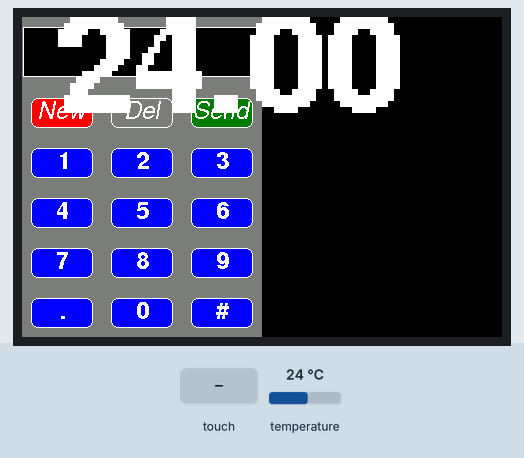
The sketch below on a simulated ESP32. Shown: 480×320 colour display. The inputs (shaded band) are chosen by the test bench; at power-on: temperature 24 °C. What the sketch prints to the serial monitor is not drawn.

Above: at 1.6 s.
1.7 s: screen touched at 13 % across, 30 % down
At 3.5 s:
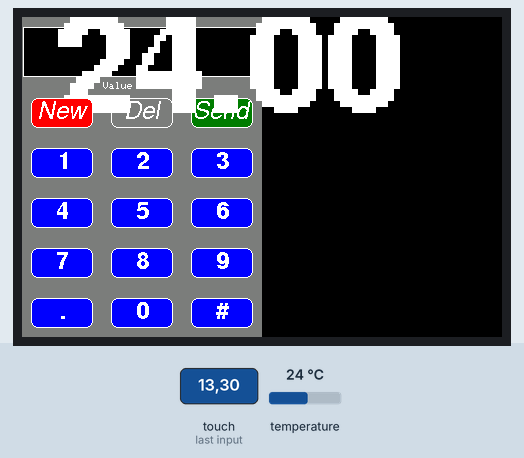
5.6 s: screen touched at 38 % across, 30 % down
At 7.8 s:
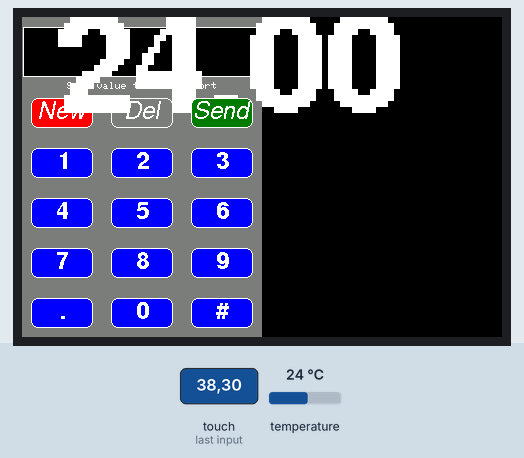
9.6 s: screen touched at 38 % across, 90 % down
At 13.2 s:
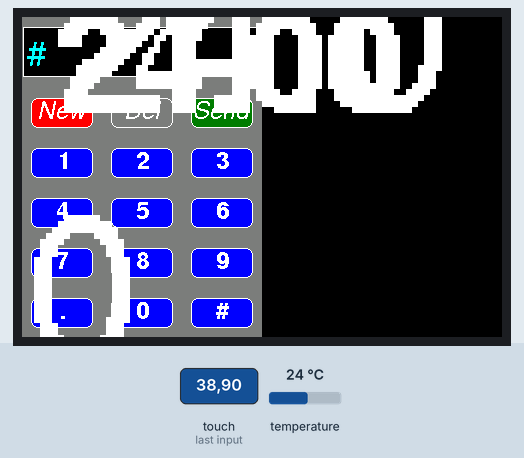
13.5 s: screen touched at 38 % across, 90 % down
At 16.5 s:
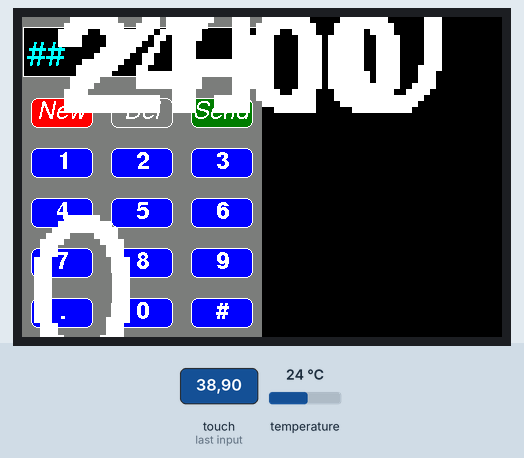
17.5 s: temperature set to 12 °C
At 19.5 s:
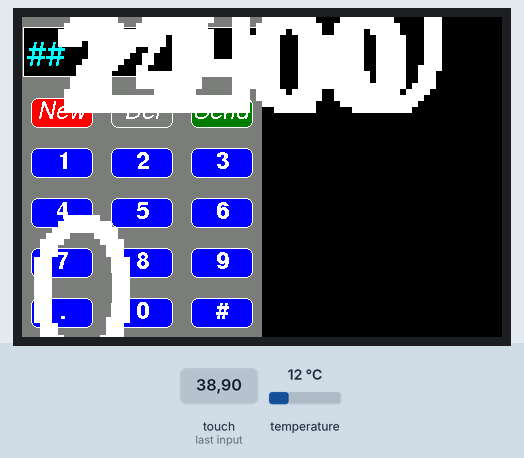
20.1 s: temperature set to 19 °C
At 22.5 s:
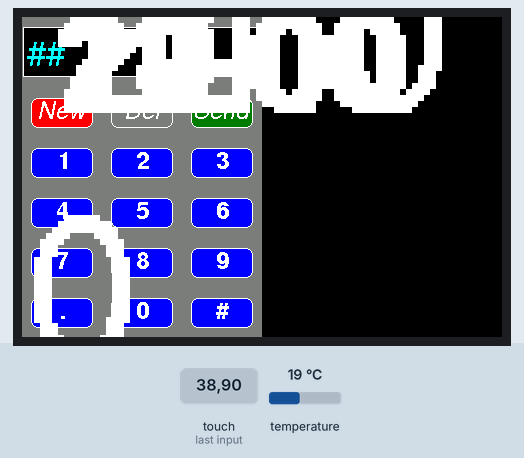
Timing chart, 0 to 23.8 s (numbered marks = the images above; inputs shaded):
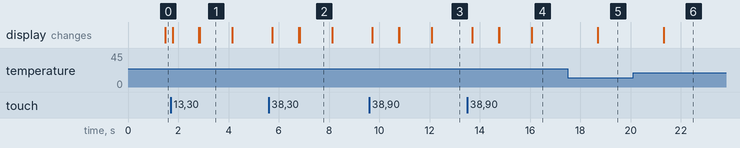

The sketch:

car_dashboard.ino.ino
```cpp
/*
  The TFT_eSPI library incorporates an Adafruit_GFX compatible
  button handling class, this sketch is based on the Arduin-o-phone
  example.

  This example diplays a keypad where numbers can be entered and
  send to the Serial Monitor window.

  The sketch has been tested on the ESP8266 (which supports SPIFFS)

  The minimum screen size is 320 x 240 as that is the keypad size.
*/

#include "FS.h"

#include <SPI.h>
#include <TFT_eSPI.h>      // Hardware-specific library
#include <OneWire.h>
#include <DallasTemperature.h> // ???
#include <Wire.h>       //I2C library
#include <RtcDS3231.h>  //RTC library

// The SPIFFS (FLASH filing system) is used to hold touch screen
// calibration data

/******************************** Setup a oneWire instance to communicate with any thermometers */
OneWire  ds(D3);
float tempSensor1;
uint8_t sensor1[8] = { 0x28, 0x14, 0x3F, 0x79, 0x97, 0x19, 0x03, 0xA7  }; // address for device 1
RtcDS3231<TwoWire> Rtc(Wire);


TFT_eSPI tft = TFT_eSPI(); // Invoke custom library

// This is the file name used to store the calibration data
// You can change this to create new calibration files.
// The SPIFFS file name must start with "/".
#define CALIBRATION_FILE "/TouchCalData1"

// Set REPEAT_CAL to true instead of false to run calibration
// again, otherwise it will only be done once.
// Repeat calibration if you change the screen rotation.
#define REPEAT_CAL false

// Keypad start position, key sizes and spacing
#define KEY_X 40 // Centre of key
#define KEY_Y 96
#define KEY_W 62 // Width and height
#define KEY_H 30
#define KEY_SPACING_X 18 // X and Y gap
#define KEY_SPACING_Y 20
#define KEY_TEXTSIZE 1   // Font size multiplier

// Using two fonts since numbers are nice when bold
#define LABEL1_FONT &FreeSansOblique12pt7b // Key label font 1
#define LABEL2_FONT &FreeSansBold12pt7b    // Key label font 2

// Numeric display box size and location
#define DISP_X 1
#define DISP_Y 10
#define DISP_W 238
#define DISP_H 50
#define DISP_TSIZE 3
#define DISP_TCOLOR TFT_CYAN

// Number length, buffer for storing it and character index
#define NUM_LEN 12
char numberBuffer[NUM_LEN + 1] = "";
uint8_t numberIndex = 0;

// We have a status line for messages
#define STATUS_X 120 // Centred on this
#define STATUS_Y 65

// Create 15 keys for the keypad
char keyLabel[15][5] = {"New", "Del", "Send", "1", "2", "3", "4", "5", "6", "7", "8", "9", ".", "0", "#" };
uint16_t keyColor[15] = {TFT_RED, TFT_DARKGREY, TFT_DARKGREEN,
                         TFT_BLUE, TFT_BLUE, TFT_BLUE,
                         TFT_BLUE, TFT_BLUE, TFT_BLUE,
                         TFT_BLUE, TFT_BLUE, TFT_BLUE,
                         TFT_BLUE, TFT_BLUE, TFT_BLUE
                        };

// Invoke the TFT_eSPI button class and create all the button objects
TFT_eSPI_Button key[15];

//------------------------------------------------------------------------------------------

void setup() {
  // Use serial port
  Serial.begin(9600);

  // Initialise the TFT screen
  tft.init();

  // Set the rotation before we calibrate
  tft.setRotation(1);

  // Calibrate the touch screen and retrieve the scaling factors
  touch_calibrate();

  // Clear the screen
  tft.fillScreen(TFT_BLACK);

  // Draw keypad background
  tft.fillRect(0, 0, 240, 320, TFT_DARKGREY);

  // Draw number display area and frame
  tft.fillRect(DISP_X, DISP_Y, DISP_W, DISP_H, TFT_BLACK);
  tft.drawRect(DISP_X, DISP_Y, DISP_W, DISP_H, TFT_WHITE);

  // Draw keypad
  drawKeypad();

  // Initialize RTC
   //RTCSetup();
}

//------------------------------------------------------------------------------------------

void loop(void) {
  //printTime();

 tft.setCursor(30, 90);
 tft.setTextColor(ILI9341_WHITE);  tft.setTextSize(3);
 float t = printTemperature();
 if(t > -1000) {
   tft.setTextColor(ILI9341_WHITE, ILI9341_BLACK);
   tft.setTextSize(6);
   tft.print(t);

   delay(10);
 }

 uint16_t t_x = 0, t_y = 0; // To store the touch coordinates

 // Pressed will be set true is there is a valid touch on the screen
 boolean pressed = tft.getTouch(&t_x, &t_y);

 // / Check if any key coordinate boxes contain the touch coordinates
 for (uint8_t b = 0; b < 15; b++) {
   if (pressed && key[b].contains(t_x, t_y)) {
     key[b].press(true);  // tell the button it is pressed
   } else {
     key[b].press(false);  // tell the button it is NOT pressed
   }
 }

 // Check if any key has changed state
 for (uint8_t b = 0; b < 15; b++) {

   if (b < 3) tft.setFreeFont(LABEL1_FONT);
   else tft.setFreeFont(LABEL2_FONT);

   if (key[b].justReleased()) key[b].drawButton();     // draw normal

   if (key[b].justPressed()) {
     key[b].drawButton(true);  // draw invert

     // if a numberpad button, append the relevant # to the numberBuffer
     if (b >= 3) {
       if (numberIndex < NUM_LEN) {
         numberBuffer[numberIndex] = keyLabel[b][0];
         numberIndex++;
         numberBuffer[numberIndex] = 0; // zero terminate
       }
       status(""); // Clear the old status
     }

     // Del button, so delete last char
     if (b == 1) {
       numberBuffer[numberIndex] = 0;
       if (numberIndex > 0) {
         numberIndex--;
         numberBuffer[numberIndex] = 0;//' ';
       }
       status(""); // Clear the old status
     }

     if (b == 2) {
       status("Sent value to serial port");
       Serial.println(numberBuffer);
     }
     // we dont really check that the text field makes sense
     // just try to call
     if (b == 0) {
       status("Value cleared");
       numberIndex = 0; // Reset index to 0
       numberBuffer[numberIndex] = 0; // Place null in buffer
     }

     // Update the number display field
     tft.setTextDatum(TL_DATUM);        // Use top left corner as text coord datum
     tft.setFreeFont(&FreeSans18pt7b);  // Choose a nicefont that fits box
     tft.setTextColor(DISP_TCOLOR);     // Set the font colour

     // Draw the string, the value returned is the width in pixels
     int xwidth = tft.drawString(numberBuffer, DISP_X + 4, DISP_Y + 12);

     // Now cover up the rest of the line up by drawing a black rectangle.  No flicker this way
     // but it will not work with italic or oblique fonts due to character overlap.
     tft.fillRect(DISP_X + 4 + xwidth, DISP_Y + 1, DISP_W - xwidth - 5, DISP_H - 2, TFT_BLACK);
     delay(10); // UI debouncing
   }
 }
}

//------------------------------------------------------------------------------------------

void drawKeypad()
{
  // Draw the keys
  for (uint8_t row = 0; row < 5; row++) {
    for (uint8_t col = 0; col < 3; col++) {
      uint8_t b = col + row * 3;

      if (b < 3) tft.setFreeFont(LABEL1_FONT);
      else tft.setFreeFont(LABEL2_FONT);

      key[b].initButton(&tft, KEY_X + col * (KEY_W + KEY_SPACING_X),
                        KEY_Y + row * (KEY_H + KEY_SPACING_Y), // x, y, w, h, outline, fill, text
                        KEY_W, KEY_H, TFT_WHITE, keyColor[b], TFT_WHITE,
                        keyLabel[b], KEY_TEXTSIZE);
      key[b].drawButton();
    }
  }
}

//------------------------------------------------------------------------------------------

void touch_calibrate()
{
//  uint16_t calData[5];
//  uint8_t calDataOK = 0;
//
//  // check file system exists
//  if (!SPIFFS.begin()) {
//    Serial.println("Formating file system");
//    SPIFFS.format();
//    SPIFFS.begin();
//  }
//
//  // check if calibration file exists and size is correct
//  if (SPIFFS.exists(CALIBRATION_FILE)) {
//    if (REPEAT_CAL)
//    {
//      // Delete if we want to re-calibrate
//      SPIFFS.remove(CALIBRATION_FILE);
//    }
//    else
//    {
//      File f = SPIFFS.open(CALIBRATION_FILE, "r");
//      if (f) {
//        if (f.readBytes((char *)calData, 14) == 14)
//          calDataOK = 1;
//        f.close();
//      }
//    }
//  }
//
//  if (calDataOK && !REPEAT_CAL) {
//    // calibration data valid
//    tft.setTouch(calData);
//  } else {
//    // data not valid so recalibrate
//    tft.fillScreen(TFT_BLACK);
//    tft.setCursor(20, 0);
//    tft.setTextFont(2);
//    tft.setTextSize(1);
//    tft.setTextColor(TFT_WHITE, TFT_BLACK);
//
//    tft.println("Touch corners as indicated");
//
//    tft.setTextFont(1);
//    tft.println();
//
//    if (REPEAT_CAL) {
//      tft.setTextColor(TFT_RED, TFT_BLACK);
//      tft.println("Set REPEAT_CAL to false to stop this running again!");
//    }
//
//    tft.calibrateTouch(calData, TFT_MAGENTA, TFT_BLACK, 15);
//
//    tft.setTextColor(TFT_GREEN, TFT_BLACK);
//    tft.println("Calibration complete!");
//
//    // store data
//    File f = SPIFFS.open(CALIBRATION_FILE, "w");
//    if (f) {
//      f.write((const unsigned char *)calData, 14);
//      f.close();
//    }
//  }
  uint16_t calData[5] = { 441, 3465, 252, 3577, 3 };
  tft.setTouch(calData);

}

//------------------------------------------------------------------------------------------

// Print something in the mini status bar
void status(const char *msg) {
  tft.setTextPadding(240);
  //tft.setCursor(STATUS_X, STATUS_Y);
  tft.setTextColor(TFT_WHITE, TFT_DARKGREY);
  tft.setTextFont(0);
  tft.setTextDatum(TC_DATUM);
  tft.setTextSize(1);
  tft.drawString(msg, STATUS_X, STATUS_Y);
}

//------------------------------------------------------------------------------------------


//------------------------------------ RTC -------------------------------------------------
void RTCSetup(){
    //--------RTC SETUP ------------
    // if you are using ESP-01 then uncomment the line below to reset the pins to
    // the available pins for SDA, SCL
    Wire.begin(3, 1);
    Rtc.Begin();
//    RtcDateTime compiled = RtcDateTime("Jan 25 2017", "16:30:00");
//    Rtc.SetDateTime(compiled);
//    printDateTime(compiled);
//    Serial.println();
//    if (!Rtc.IsDateTimeValid())
//    {
//        if (Rtc.LastError() != 0)
//        {
//            // we have a communications error
//            // see https://www.arduino.cc/en/Reference/WireEndTransmission for
//            // what the number means
//            Serial.print("RTC communications error = ");
//            Serial.println(Rtc.LastError());
//        }
//        else
//        {
//            // Common Causes:
//            //    1) first time you ran and the device wasn't running yet
//            //    2) the battery on the device is low or even missing
//
//            Serial.println("RTC lost confidence in the DateTime!");
//
//            // following line sets the RTC to the date & time this sketch was compiled
//            // it will also reset the valid flag internally unless the Rtc device is
//            // having an issue
//
//            Rtc.SetDateTime(compiled);
//        }
//    }
//
//    if (!Rtc.GetIsRunning())
//    {
//        Serial.println("RTC was not actively running, starting now");
//        Rtc.SetIsRunning(true);
//    }
//
//    RtcDateTime now = Rtc.GetDateTime();
//    if (now < compiled)
//    {
//        Serial.println("RTC is older than compile time!  (Updating DateTime)");
//        Rtc.SetDateTime(compiled);
//    }
//    else if (now > compiled)
//    {
//        Serial.println("RTC is newer than compile time. (this is expected)");
//    }
//    else if (now == compiled)
//    {
//        Serial.println("RTC is the same as compile time! (not expected but all is fine)");
//    }

    // never assume the Rtc was last configured by you, so
    // just clear them to your needed state
    Rtc.Enable32kHzPin(false);
    Rtc.SetSquareWavePin(DS3231SquareWavePin_ModeNone);
}

void printTime(){
  if (!Rtc.IsDateTimeValid())
    {
        if (Rtc.LastError() != 0)
        {
            // we have a communications error
            // see https://www.arduino.cc/en/Reference/WireEndTransmission for
            // what the number means
            Serial.print("RTC communications error = ");
            Serial.println(Rtc.LastError());
        }
        else
        {
            // Common Causes:
            //    1) the battery on the device is low or even missing and the power line was disconnected
            Serial.println("RTC lost confidence in the DateTime!");
        }
    }

    RtcDateTime now = Rtc.GetDateTime();
    printDateTime(now);
    //Serial.println();

//  RtcTemperature temp = Rtc.GetTemperature();
//  temp.Print(Serial);
//  // you may also get the temperature as a float and print it
//    // Serial.print(temp.AsFloatDegC());
//    Serial.println("C");

    //delay(10000); // ten seconds
}

#define countof(a) (sizeof(a) / sizeof(a[0]))
void printDateTime(const RtcDateTime& dt)
{
    char datestring[20];

    snprintf_P(datestring,
            countof(datestring),
            PSTR("%02u/%02u/%04u %02u:%02u:%02u"),
            dt.Month(),
            dt.Day(),
            dt.Year(),
            dt.Hour(),
            dt.Minute(),
            dt.Second() );
    //Serial.print(datestring);
    tft.setCursor(1,1);
    tft.setTextColor(ILI9341_WHITE, ILI9341_BLACK);
    tft.setTextSize(2);
    tft.print(datestring);
}
// ------------------------------ thermometers ----------------------------------------------
float printTemperature(){
  byte i;
  byte present = 0;
  byte type_s;
  byte data[12];
  byte addr[8];
  float celsius, fahrenheit;

  if ( !ds.search(addr))
  {
    ds.reset_search();
    delay(250);
    return -1000;
  }


  if (OneWire::crc8(addr, 7) != addr[7])
  {
      Serial.println("CRC is not valid!");
      return -1000;
  }
  Serial.println();

  // the first ROM byte indicates which chip
  switch (addr[0])
  {
    case 0x10:
      type_s = 1;
      break;
    case 0x28:
      type_s = 0;
      break;
    case 0x22:
      type_s = 0;
      break;
    default:
      Serial.println("Device is not a DS18x20 family device.");
      return -1000;
  }

  ds.reset();
  ds.select(addr);
  ds.write(0x44, 1);        // start conversion, with parasite power on at the end
  delay(1000);
  present = ds.reset();
  ds.select(addr);
  ds.write(0xBE);         // Read Scratchpad

  for ( i = 0; i < 9; i++)
  {
    data[i] = ds.read();
  }

  // Convert the data to actual temperature
  int16_t raw = (data[1] << 8) | data[0];
  if (type_s) {
    raw = raw << 3; // 9 bit resolution default
    if (data[7] == 0x10)
    {
      raw = (raw & 0xFFF0) + 12 - data[6];
    }
  }
  else
  {
    byte cfg = (data[4] & 0x60);
    if (cfg == 0x00) raw = raw & ~7;  // 9 bit resolution, 93.75 ms
    else if (cfg == 0x20) raw = raw & ~3; // 10 bit res, 187.5 ms
    else if (cfg == 0x40) raw = raw & ~1; // 11 bit res, 375 ms

  }
  celsius = (float)raw / 16.0;
  fahrenheit = celsius * 1.8 + 32.0;
  Serial.print("  Temperature = ");
  Serial.print(celsius);
  Serial.print(" Celsius, ");
  Serial.print(fahrenheit);
  Serial.println(" Fahrenheit");

  return celsius;
}
```

Measured:
- after the input at 1.7 s, the display: first changes after 0.08 s (image 1 shows a later state)
- after the input at 5.6 s, the display: first changes after 0.15 s (image 2 shows a later state)
- after the input at 9.6 s, the display: first changes after 0.12 s (image 3 shows a later state)
- after the input at 13.5 s, the display: first changes after 0.20 s (image 4 shows a later state)
- after the input at 17.5 s, the display: changes after 1.2 s (image 5)
- after the input at 20.1 s, the display: changes after 1.2 s (image 6)
- what the display in image 1 shows lasts 1.2 s, from 2.9 s to 4.1 s
